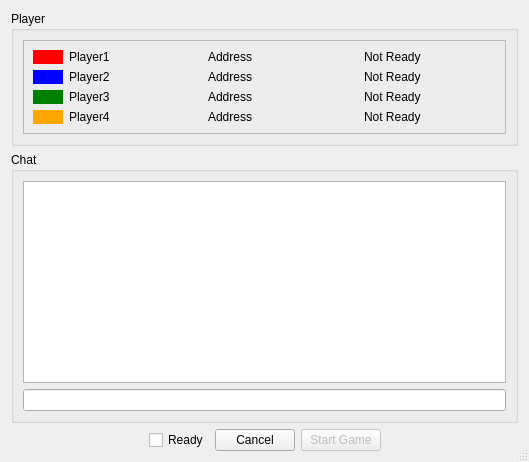
<?xml version="1.0" encoding="UTF-8"?>
<ui version="4.0">
 <class>GameLobbyForm</class>
 <widget class="QDialog" name="GameLobbyForm">
  <property name="windowModality">
   <enum>Qt::ApplicationModal</enum>
  </property>
  <property name="geometry">
   <rect>
    <x>0</x>
    <y>0</y>
    <width>529</width>
    <height>462</height>
   </rect>
  </property>
  <property name="sizePolicy">
   <sizepolicy hsizetype="Fixed" vsizetype="Fixed">
    <horstretch>0</horstretch>
    <verstretch>0</verstretch>
   </sizepolicy>
  </property>
  <property name="windowTitle">
   <string>Game Lobby</string>
  </property>
  <property name="styleSheet">
   <string notr="true"/>
  </property>
  <property name="sizeGripEnabled">
   <bool>true</bool>
  </property>
  <property name="modal">
   <bool>true</bool>
  </property>
  <layout class="QVBoxLayout" name="verticalLayout">
   <item>
    <widget class="QGroupBox" name="groupBoxPlayer">
     <property name="title">
      <string>Player</string>
     </property>
     <layout class="QVBoxLayout" name="verticalLayout_2">
      <item>
       <widget class="QFrame" name="frame">
        <property name="sizePolicy">
         <sizepolicy hsizetype="Preferred" vsizetype="Fixed">
          <horstretch>0</horstretch>
          <verstretch>0</verstretch>
         </sizepolicy>
        </property>
        <property name="frameShape">
         <enum>QFrame::StyledPanel</enum>
        </property>
        <property name="frameShadow">
         <enum>QFrame::Raised</enum>
        </property>
        <layout class="QGridLayout" name="gridLayout">
         <item row="3" column="2">
          <widget class="QLabel" name="labelPlayer4Address">
           <property name="minimumSize">
            <size>
             <width>150</width>
             <height>0</height>
            </size>
           </property>
           <property name="text">
            <string>Address</string>
           </property>
          </widget>
         </item>
         <item row="1" column="2">
          <widget class="QLabel" name="labelPlayer2Address">
           <property name="minimumSize">
            <size>
             <width>150</width>
             <height>0</height>
            </size>
           </property>
           <property name="text">
            <string>Address</string>
           </property>
          </widget>
         </item>
         <item row="2" column="2">
          <widget class="QLabel" name="labelPlayer3Address">
           <property name="minimumSize">
            <size>
             <width>150</width>
             <height>0</height>
            </size>
           </property>
           <property name="text">
            <string>Address</string>
           </property>
          </widget>
         </item>
         <item row="0" column="1">
          <widget class="QLabel" name="labelPlayer1Name">
           <property name="text">
            <string>Player1</string>
           </property>
          </widget>
         </item>
         <item row="1" column="1">
          <widget class="QLabel" name="labelPlayer2Name">
           <property name="text">
            <string>Player2</string>
           </property>
          </widget>
         </item>
         <item row="2" column="1">
          <widget class="QLabel" name="labelPlayer3Name">
           <property name="text">
            <string>Player3</string>
           </property>
          </widget>
         </item>
         <item row="3" column="1">
          <widget class="QLabel" name="labelPlayer4Name">
           <property name="text">
            <string>Player4</string>
           </property>
          </widget>
         </item>
         <item row="3" column="0">
          <widget class="QWidget" name="widgetPlayer4Color" native="true">
           <property name="styleSheet">
            <string notr="true">background: orange;</string>
           </property>
          </widget>
         </item>
         <item row="2" column="0">
          <widget class="QWidget" name="widgetPlayer3Color" native="true">
           <property name="styleSheet">
            <string notr="true">background: green;</string>
           </property>
          </widget>
         </item>
         <item row="1" column="0">
          <widget class="QWidget" name="widgetPlayer2Color" native="true">
           <property name="styleSheet">
            <string notr="true">background: blue;</string>
           </property>
          </widget>
         </item>
         <item row="0" column="0">
          <widget class="QWidget" name="widgetPlayer1Color" native="true">
           <property name="sizePolicy">
            <sizepolicy hsizetype="Fixed" vsizetype="Preferred">
             <horstretch>0</horstretch>
             <verstretch>0</verstretch>
            </sizepolicy>
           </property>
           <property name="minimumSize">
            <size>
             <width>30</width>
             <height>0</height>
            </size>
           </property>
           <property name="styleSheet">
            <string notr="true">background: red;</string>
           </property>
          </widget>
         </item>
         <item row="0" column="2">
          <widget class="QLabel" name="labelPlayer1Address">
           <property name="sizePolicy">
            <sizepolicy hsizetype="Fixed" vsizetype="Preferred">
             <horstretch>0</horstretch>
             <verstretch>0</verstretch>
            </sizepolicy>
           </property>
           <property name="minimumSize">
            <size>
             <width>150</width>
             <height>0</height>
            </size>
           </property>
           <property name="text">
            <string>Address</string>
           </property>
          </widget>
         </item>
         <item row="0" column="3">
          <widget class="QLabel" name="labelPlayer1Ready">
           <property name="text">
            <string>Not Ready</string>
           </property>
          </widget>
         </item>
         <item row="1" column="3">
          <widget class="QLabel" name="labelPlayer2Ready">
           <property name="text">
            <string>Not Ready</string>
           </property>
          </widget>
         </item>
         <item row="2" column="3">
          <widget class="QLabel" name="labelPlayer3Ready">
           <property name="text">
            <string>Not Ready</string>
           </property>
          </widget>
         </item>
         <item row="3" column="3">
          <widget class="QLabel" name="labelPlayer4Ready">
           <property name="text">
            <string>Not Ready</string>
           </property>
          </widget>
         </item>
        </layout>
       </widget>
      </item>
     </layout>
    </widget>
   </item>
   <item>
    <widget class="QGroupBox" name="groupBoxChat">
     <property name="sizePolicy">
      <sizepolicy hsizetype="Preferred" vsizetype="Preferred">
       <horstretch>0</horstretch>
       <verstretch>1</verstretch>
      </sizepolicy>
     </property>
     <property name="styleSheet">
      <string notr="true"/>
     </property>
     <property name="title">
      <string>Chat</string>
     </property>
     <layout class="QVBoxLayout" name="verticalLayout_3">
      <item>
       <widget class="QTextEdit" name="textEditChatOutput">
        <property name="sizePolicy">
         <sizepolicy hsizetype="Expanding" vsizetype="Expanding">
          <horstretch>0</horstretch>
          <verstretch>1</verstretch>
         </sizepolicy>
        </property>
        <property name="undoRedoEnabled">
         <bool>false</bool>
        </property>
        <property name="readOnly">
         <bool>true</bool>
        </property>
       </widget>
      </item>
      <item>
       <widget class="QLineEdit" name="lineEditChatInput"/>
      </item>
     </layout>
    </widget>
   </item>
   <item>
    <layout class="QHBoxLayout" name="horizontalLayout">
     <item>
      <spacer name="horizontalSpacer1">
       <property name="orientation">
        <enum>Qt::Horizontal</enum>
       </property>
       <property name="sizeHint" stdset="0">
        <size>
         <width>40</width>
         <height>20</height>
        </size>
       </property>
      </spacer>
     </item>
     <item>
      <widget class="QCheckBox" name="checkBoxReady">
       <property name="text">
        <string>Ready</string>
       </property>
      </widget>
     </item>
     <item>
      <widget class="QPushButton" name="buttonCancel">
       <property name="text">
        <string>Cancel</string>
       </property>
       <property name="autoDefault">
        <bool>false</bool>
       </property>
      </widget>
     </item>
     <item>
      <widget class="QPushButton" name="buttonStartGame">
       <property name="enabled">
        <bool>false</bool>
       </property>
       <property name="text">
        <string>Start Game</string>
       </property>
       <property name="autoDefault">
        <bool>false</bool>
       </property>
      </widget>
     </item>
     <item>
      <spacer name="horizontalSpacer2">
       <property name="orientation">
        <enum>Qt::Horizontal</enum>
       </property>
       <property name="sizeHint" stdset="0">
        <size>
         <width>40</width>
         <height>20</height>
        </size>
       </property>
      </spacer>
     </item>
    </layout>
   </item>
  </layout>
 </widget>
 <resources/>
 <connections/>
</ui>
